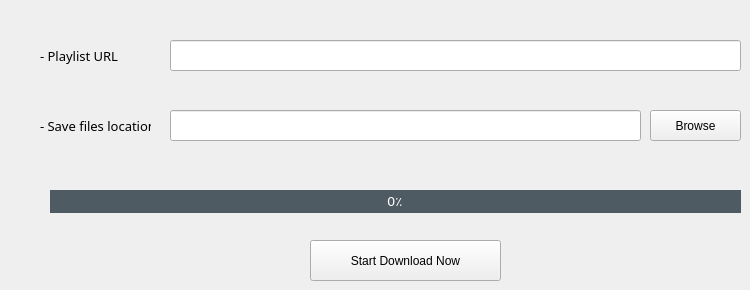
    <widget class="QWidget" name="tab_3">
     <attribute name="title">
      <string>Download Any File</string>
     </attribute>
     <widget class="QLineEdit" name="lineEdit_2">
      <property name="geometry">
       <rect>
        <x>170</x>
        <y>110</y>
        <width>471</width>
        <height>31</height>
       </rect>
      </property>
      <property name="font">
       <font>
        <family>monoespace</family>
        <pointsize>10</pointsize>
       </font>
      </property>
     </widget>
     <widget class="QProgressBar" name="progressBar">
      <property name="geometry">
       <rect>
        <x>50</x>
        <y>190</y>
        <width>691</width>
        <height>23</height>
       </rect>
      </property>
      <property name="font">
       <font>
        <family>monoespace</family>
        <pointsize>10</pointsize>
       </font>
      </property>
      <property name="styleSheet">
       <string notr="true">/*  QProgressBar  */

QProgressBar {
  border-radius: 0;
  background-color: #4f5b62;
  text-align: center;
  color: #fff;
}

QProgressBar::chunk {
  background-color: #1de9b6;
}</string>
      </property>
      <property name="value">
       <number>0</number>
      </property>
      <property name="format">
       <string>%p٪</string>
      </property>
     </widget>
     <widget class="QPushButton" name="pushButton">
      <property name="geometry">
       <rect>
        <x>310</x>
        <y>240</y>
        <width>191</width>
        <height>41</height>
       </rect>
      </property>
      <property name="toolTip">
       <string>&lt;!DOCTYPE HTML PUBLIC &quot;-//W3C//DTD HTML 4.0//EN&quot; &quot;http://www.w3.org/TR/REC-html40/strict.dtd&quot;&gt;
&lt;html&gt;&lt;head&gt;&lt;meta name=&quot;qrichtext&quot; content=&quot;1&quot; /&gt;&lt;style type=&quot;text/css&quot;&gt;
p, li { white-space: pre-wrap; }
&lt;/style&gt;&lt;/head&gt;&lt;body style=&quot; font-family:'monoespace'; font-size:8pt; font-weight:600; font-style:normal;&quot;&gt;
&lt;p style=&quot; margin-top:0px; margin-bottom:0px; margin-left:0px; margin-right:0px; -qt-block-indent:0; text-indent:0px;&quot;&gt;&lt;span style=&quot; font-family:'MS Shell Dlg 2'; font-weight:400; font-style:italic;&quot;&gt;cLick to download&lt;/span&gt;&lt;/p&gt;&lt;/body&gt;&lt;/html&gt;</string>
      </property>
      <property name="text">
       <string>Start Download Now</string>
      </property>
     </widget>
     <widget class="QLineEdit" name="lineEdit">
      <property name="geometry">
       <rect>
        <x>170</x>
        <y>40</y>
        <width>571</width>
        <height>31</height>
       </rect>
      </property>
      <property name="font">
       <font>
        <family>monoespace</family>
        <pointsize>10</pointsize>
       </font>
      </property>
     </widget>
     <widget class="QPushButton" name="pushButton_2">
      <property name="geometry">
       <rect>
        <x>650</x>
        <y>110</y>
        <width>91</width>
        <height>31</height>
       </rect>
      </property>
      <property name="text">
       <string>Browse</string>
      </property>
     </widget>
     <widget class="QLabel" name="label">
      <property name="geometry">
       <rect>
        <x>40</x>
        <y>40</y>
        <width>81</width>
        <height>31</height>
       </rect>
      </property>
      <property name="font">
       <font>
        <family>monoespace</family>
        <pointsize>10</pointsize>
       </font>
      </property>
      <property name="text">
       <string>- Playlist URL</string>
      </property>
     </widget>
     <widget class="QLabel" name="label_2">
      <property name="geometry">
       <rect>
        <x>40</x>
        <y>110</y>
        <width>111</width>
        <height>31</height>
       </rect>
      </property>
      <property name="font">
       <font>
        <family>monoespace</family>
        <pointsize>10</pointsize>
       </font>
      </property>
      <property name="text">
       <string>- Save files location</string>
      </property>
     </widget>
    </widget>
